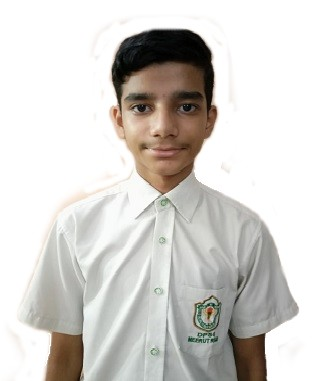
#> input picture realtime-face-detection/image.jpg, 332 x 381 px, given in place of the camera
$ python face-detector.py
#> lines starting #> are read from the running program, lines starting #| are printed output that depends on the picture
import cv2
from random import randrange

# loading pre-trained data, front view face
trained_face_data = cv2.CascadeClassifier(cv2.data.haarcascades + 'haarcascade_frontalface_default.xml')

font = cv2.FONT_HERSHEY_SIMPLEX

# testing video
webcam = cv2.VideoCapture(0)

def blur_background(img):
    face = trained_face_data.detectMultiScale(img)

    numFaces = len(face)
    text = str(numFaces) + ' face detected'

    if face != ():
        for (x_face, y_face, w_face, h_face) in face:
            #storing face
            roi_face= img[y_face: y_face+ h_face, x_face: x_face+ w_face]
            img = cv2.blur(img,(20,20))
            img[y_face: y_face+ h_face, x_face: x_face+ w_face]=roi_face
            cv2.rectangle(img, (x_face, y_face), (x_face + w_face, y_face + h_face), (0, 255, 255), 2)

        cv2.putText(img,text,(50,50), font, 1,(0,255,0),2,cv2.LINE_AA)
    else:
        img = cv2.blur(img,(10,10))
        cv2.putText(img,'No face recognized',(50,50), font, 1,(0,0,255),2,cv2.LINE_AA)
    #return image
    return img

while True:
    succesfull_frame_read, frame = webcam.read()
#> frame is the input picture: shape (381, 332, 3); mean B, G, R 207.3, 210.9, 213.4

    grayscaled_img = cv2.cvtColor(frame, cv2.COLOR_BGR2GRAY)
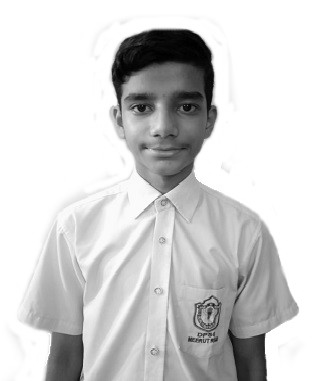
#> grayscaled_img: shape (381, 332); min 0, max 255, mean 211.3

    cv2.imshow('detected image: ', blur_background(frame))
#> in blur_background, `face = trained_face_data.detectMultiScale(img)`: face = [[105, 62, 113, 113]]
#> in blur_background, `numFaces = len(face)`: numFaces = 1
#> in blur_background, `text = str(numFaces) + ' face detected'`: text = '1 face detected'
#> (the run stopped early here; a loop or call above may not have finished)
